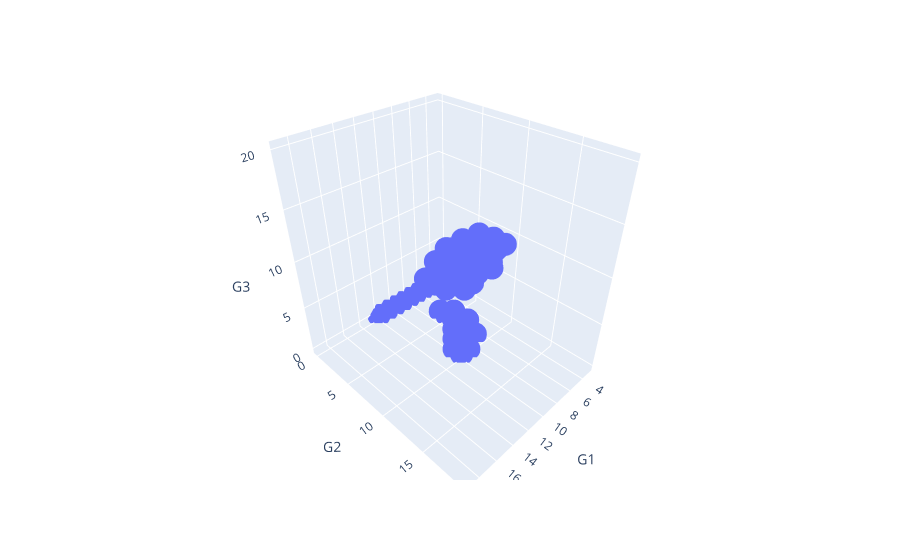

This figure's notebook cell:
### Code cell
import plotly.express as px 

fig = px.scatter_3d(data, x="G1", y="G2", z="G3")
fig.show()

### Figure 1 — Plotly figure (JSON) as saved in the notebook; plotly's stock layout.template omitted (floating-point values rounded to 4 significant figures; data arrays with more than 128 entries replaced by an {"elided": "..."} marker saying what was removed)
{"data": [{"hovertemplate": "G1=%{x}<br>G2=%{y}<br>G3=%{z}<extra></extra>", "legendgroup": "", "marker": {"color": "#636efa", "symbol": "circle"}, "mode": "markers", "name": "", "scene": "scene", "showlegend": false, "type": "scatter3d", "x": {"elided": "395 int values"}, "y": {"elided": "395 int values"}, "z": {"elided": "395 int values"}}], "layout": {"legend": {"tracegroupgap": 0}, "margin": {"t": 60}, "scene": {"domain": {"x": [0, 1], "y": [0, 1]}, "xaxis": {"title": {"text": "G1"}}, "yaxis": {"title": {"text": "G2"}}, "zaxis": {"title": {"text": "G3"}}}}}
